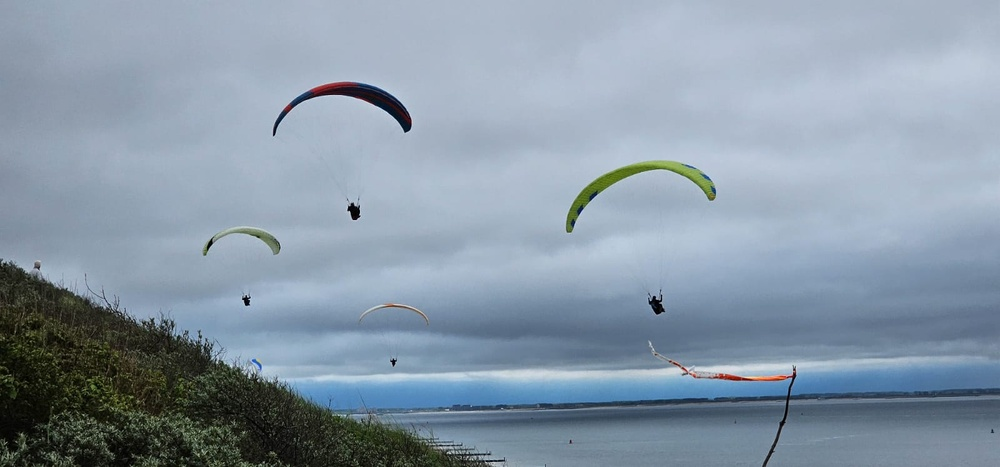
#> input picture Pillow/images/b1.jpeg, 1000 x 467 px, shrunk from 1600 x 747 before the run
$ python pil6.py
#> lines starting #> are read from the running program, lines starting #| are printed output that depends on the picture
from PIL import Image
import os

basisverzeichnis = os.path.dirname(os.path.abspath(__file__))

# Beispiel: Öffne eine Datei im Unterordner 'images' neben dem aktuellen Skript
dateipfad = os.path.join(basisverzeichnis, 'images', 'b1.jpeg')
bild = Image.open(dateipfad)
#> bild is the input picture: PIL image 1000x467 RGB; mean R, G, B 136.4, 152, 166.9
from PIL import ImageFilter

unscharf = bild.filter(ImageFilter.BLUR)
kante = bild.filter(ImageFilter.FIND_EDGES)
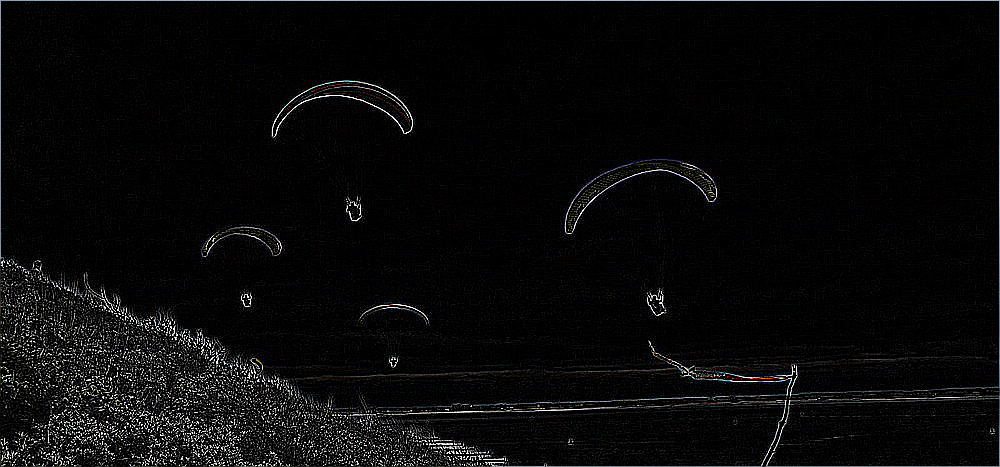
#> kante: PIL image 1000x467 RGB; mean R, G, B 9.6, 9.6, 9.8

unscharf.show()
kante.show()
kante.save(os.getcwd() + "/images/neu.jpg") # Speichern

$ run again, with Pillow/images/b3.jpg copied over Pillow/images/b1.jpeg
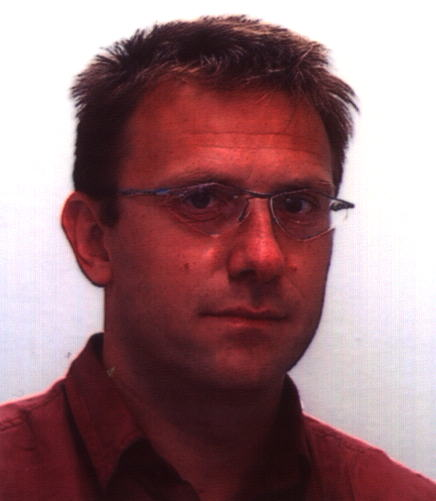
#> input picture Pillow/images/b3.jpg, 436 x 501 px
#> bild is the input picture: PIL image 436x501 RGB; mean R, G, B 151.9, 115.5, 119.8
#> `kante = bild.filter(ImageFilter.FIND_EDGES)`:
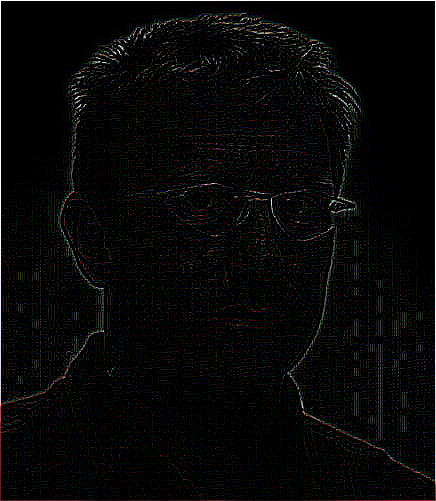
#> kante: PIL image 436x501 RGB; mean R, G, B 7.8, 7.2, 7.4
